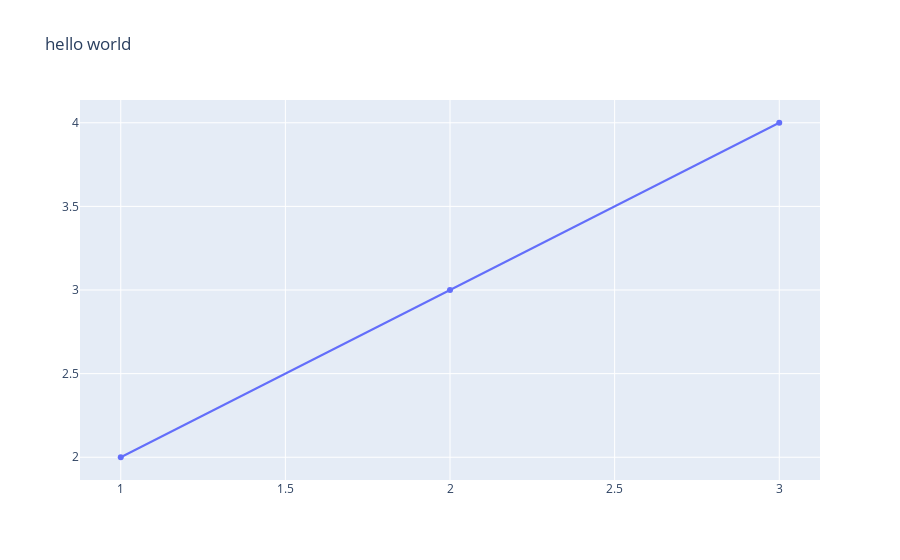

Notebook source saved alongside this figure:
### Code cell
plotly.offline.iplot({
    "data": [Scatter(x=[1,2,3], y=[2,3,4])],
    "layout": Layout(title="hello world")
})

### Figure 1 — Plotly figure (JSON) as saved in the notebook; plotly's stock layout.template omitted (floating-point values rounded to 4 significant figures)
{"data": [{"type": "scatter", "x": [1, 2, 3], "y": [2, 3, 4]}], "layout": {"title": {"text": "hello world"}}}
